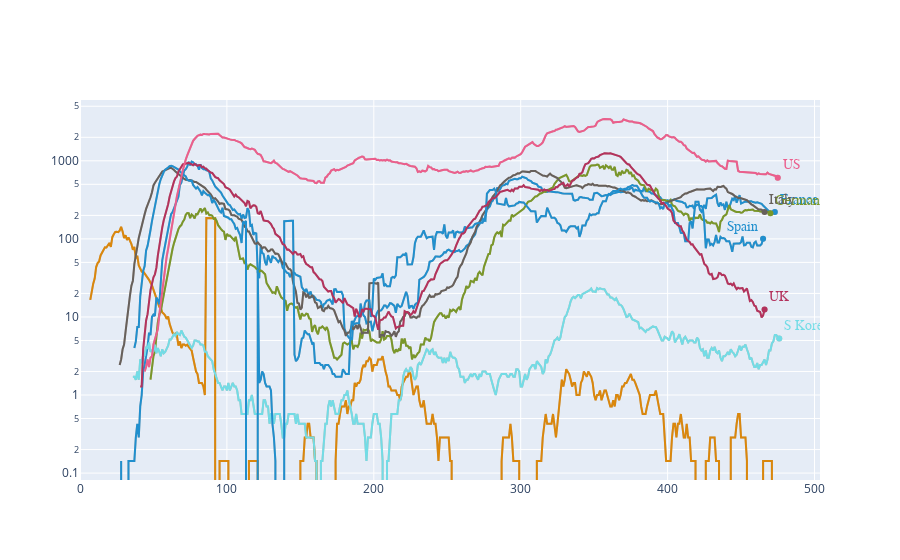

The notebook cell saved with this chart:
### Markdown cell above
For each country we want to sort our database and add the x and y values to a plot

### Code cell
# from plotly.subplots import make_subplots

fig = go.Figure()

for country in list(countries):
    # we want to add the grey colour countries first so they don't overlap the highlighted ones
    # the continue function means python will skip the following code and go to the next country in countries
    if country not in keep_list: continue 
    
    country_df = df2[df2['location'] == country]
    fig.add_trace(go.Scatter(x=country_df['Days Since Third Death'], 
                             y=country_df['Daily Confirmed Deaths avg'], 
                             name = country, mode = 'lines',
                             line=dict(color=background_colour, width=2),
                            showlegend = False))
    
    # Adding dots to the end of the line plots
    fig.add_trace(go.Scatter(x=[list(country_df['Days Since Third Death'])[-1]], 
                             y=[list(country_df['Daily Confirmed Deaths avg'])[-1]], 
                             name = country, mode = 'markers',
                             line=dict(color=background_colour, width=2),
                            showlegend = False))

# This time we want to add the highlighted countries and skip the non highlighted ones
for country in list(countries):
    
    label_position = "top right"
    
    if country == 'Spain': label_position = "top left" # changing label position for spain otherwise it will overlap with france
    
    if country not in keep_list: continue
    
    country_df = df2[df2['location'] == country]
    fig.add_trace(go.Scatter(x=country_df['Days Since Third Death'], 
                             y=country_df['Daily Confirmed Deaths avg'], 
                             name = country, mode = 'lines',
                             line=dict(color=colour_code[country], width=2),
                            showlegend = False))
    
    # Adding dots and labels to the end of the line plots
    fig.add_trace(go.Scatter(x=[list(country_df['Days Since Third Death'])[-1]], 
                             y=[list(country_df['Daily Confirmed Deaths avg'])[-1]], 
                             name = country,
                             mode = 'markers+text',
                             text = [label_code[country]],
                            textposition=label_position,
                            textfont=dict(
                                    family="Metric",
                                    size=14,
                                    color=colour_code[country]
                                ),
                                     
                             line=dict(color=colour_code[country], width=2),
                            showlegend = False))
    


fig.update_layout(yaxis_type="log")

### Figure 1 — Plotly figure (JSON) as saved in the notebook; plotly's stock layout.template omitted (floating-point values rounded to 4 significant figures; data arrays with more than 128 entries replaced by an {"elided": "..."} marker saying what was removed)
{"data": [{"line": {"color": "#C7BBB3", "width": 2}, "mode": "lines", "name": "China", "showlegend": false, "type": "scatter", "x": {"elided": "476 int values"}, "y": {"elided": "476 float values"}}, {"line": {"color": "#C7BBB3", "width": 2}, "mode": "markers", "name": "China", "showlegend": false, "type": "scatter", "x": [475], "y": [0]}, {"line": {"color": "#C7BBB3", "width": 2}, "mode": "lines", "name": "France", "showlegend": false, "type": "scatter", "x": {"elided": "474 int values"}, "y": {"elided": "474 float values"}}, {"line": {"color": "#C7BBB3", "width": 2}, "mode": "markers", "name": "France", "showlegend": false, "type": "scatter", "x": [473], "y": [221.1]}, {"line": {"color": "#C7BBB3", "width": 2}, "mode": "lines", "name": "Germany", "showlegend": false, "type": "scatter", "x": {"elided": "471 int values"}, "y": {"elided": "471 float values"}}, {"line": {"color": "#C7BBB3", "width": 2}, "mode": "markers", "name": "Germany", "showlegend": false, "type": "scatter", "x": [470], "y": [213.6]}, {"line": {"color": "#C7BBB3", "width": 2}, "mode": "lines", "name": "Italy", "showlegend": false, "type": "scatter", "x": {"elided": "467 int values"}, "y": {"elided": "467 float values"}}, {"line": {"color": "#C7BBB3", "width": 2}, "mode": "markers", "name": "Italy", "showlegend": false, "type": "scatter", "x": [466], "y": [220.6]}, {"line": {"color": "#C7BBB3", "width": 2}, "mode": "lines", "name": "South Korea", "showlegend": false, "type": "scatter", "x": {"elided": "477 int values"}, "y": {"elided": "477 float values"}}, {"line": {"color": "#C7BBB3", "width": 2}, "mode": "markers", "name": "South Korea", "showlegend": false, "type": "scatter", "x": [476], "y": [5.286]}, {"line": {"color": "#C7BBB3", "width": 2}, "mode": "lines", "name": "Spain", "showlegend": false, "type": "scatter", "x": {"elided": "466 int values"}, "y": {"elided": "466 float values"}}, {"line": {"color": "#C7BBB3", "width": 2}, "mode": "markers", "name": "Spain", "showlegend": false, "type": "scatter", "x": [465], "y": [100.1]}, {"line": {"color": "#C7BBB3", "width": 2}, "mode": "lines", "name": "United Kingdom", "showlegend": false, "type": "scatter", "x": {"elided": "467 int values"}, "y": {"elided": "467 float values"}}, {"line": {"color": "#C7BBB3", "width": 2}, "mode": "markers", "name": "United Kingdom", "showlegend": false, "type": "scatter", "x": [466], "y": [12.43]}, {"line": {"color": "#C7BBB3", "width": 2}, "mode": "lines", "name": "United States", "showlegend": false, "type": "scatter", "x": {"elided": "476 int values"}, "y": {"elided": "476 float values"}}, {"line": {"color": "#C7BBB3", "width": 2}, "mode": "markers", "name": "United States", "showlegend": false, "type": "scatter", "x": [475], "y": [607.7]}, {"line": {"color": "#DA870C", "width": 2}, "mode": "lines", "name": "China", "showlegend": false, "type": "scatter", "x": {"elided": "476 int values"}, "y": {"elided": "476 float values"}}, {"line": {"color": "#DA870C", "width": 2}, "mode": "markers+text", "name": "China", "showlegend": false, "text": ["China"], "textfont": {"color": "#DA870C", "family": "Metric", "size": 14}, "textposition": "top right", "type": "scatter", "x": [475], "y": [0]}, {"line": {"color": "#208FCE", "width": 2}, "mode": "lines", "name": "France", "showlegend": false, "type": "scatter", "x": {"elided": "474 int values"}, "y": {"elided": "474 float values"}}, {"line": {"color": "#208FCE", "width": 2}, "mode": "markers+text", "name": "France", "showlegend": false, "text": ["France"], "textfont": {"color": "#208FCE", "family": "Metric", "size": 14}, "textposition": "top right", "type": "scatter", "x": [473], "y": [221.1]}, {"line": {"color": "#79972A", "width": 2}, "mode": "lines", "name": "Germany", "showlegend": false, "type": "scatter", "x": {"elided": "471 int values"}, "y": {"elided": "471 float values"}}, {"line": {"color": "#79972A", "width": 2}, "mode": "markers+text", "name": "Germany", "showlegend": false, "text": ["Germany"], "textfont": {"color": "#79972A", "family": "Metric", "size": 14}, "textposition": "top right", "type": "scatter", "x": [470], "y": [213.6]}, {"line": {"color": "#66605C", "width": 2}, "mode": "lines", "name": "Italy", "showlegend": false, "type": "scatter", "x": {"elided": "467 int values"}, "y": {"elided": "467 float values"}}, {"line": {"color": "#66605C", "width": 2}, "mode": "markers+text", "name": "Italy", "showlegend": false, "text": ["Italy"], "textfont": {"color": "#66605C", "family": "Metric", "size": 14}, "textposition": "top right", "type": "scatter", "x": [466], "y": [220.6]}, {"line": {"color": "#72DCE6", "width": 2}, "mode": "lines", "name": "South Korea", "showlegend": false, "type": "scatter", "x": {"elided": "477 int values"}, "y": {"elided": "477 float values"}}, {"line": {"color": "#72DCE6", "width": 2}, "mode": "markers+text", "name": "South Korea", "showlegend": false, "text": ["S Korea"], "textfont": {"color": "#72DCE6", "family": "Metric", "size": 14}, "textposition": "top right", "type": "scatter", "x": [476], "y": [5.286]}, {"line": {"color": "#208FCE", "width": 2}, "mode": "lines", "name": "Spain", "showlegend": false, "type": "scatter", "x": {"elided": "466 int values"}, "y": {"elided": "466 float values"}}, {"line": {"color": "#208FCE", "width": 2}, "mode": "markers+text", "name": "Spain", "showlegend": false, "text": ["Spain"], "textfont": {"color": "#208FCE", "family": "Metric", "size": 14}, "textposition": "top left", "type": "scatter", "x": [465], "y": [100.1]}, {"line": {"color": "#B3325D", "width": 2}, "mode": "lines", "name": "United Kingdom", "showlegend": false, "type": "scatter", "x": {"elided": "467 int values"}, "y": {"elided": "467 float values"}}, {"line": {"color": "#B3325D", "width": 2}, "mode": "markers+text", "name": "United Kingdom", "showlegend": false, "text": ["UK"], "textfont": {"color": "#B3325D", "family": "Metric", "size": 14}, "textposition": "top right", "type": "scatter", "x": [466], "y": [12.43]}, {"line": {"color": "#EB5E8D", "width": 2}, "mode": "lines", "name": "United States", "showlegend": false, "type": "scatter", "x": {"elided": "476 int values"}, "y": {"elided": "476 float values"}}, {"line": {"color": "#EB5E8D", "width": 2}, "mode": "markers+text", "name": "United States", "showlegend": false, "text": ["US"], "textfont": {"color": "#EB5E8D", "family": "Metric", "size": 14}, "textposition": "top right", "type": "scatter", "x": [475], "y": [607.7]}], "layout": {"yaxis": {"type": "log"}}}
